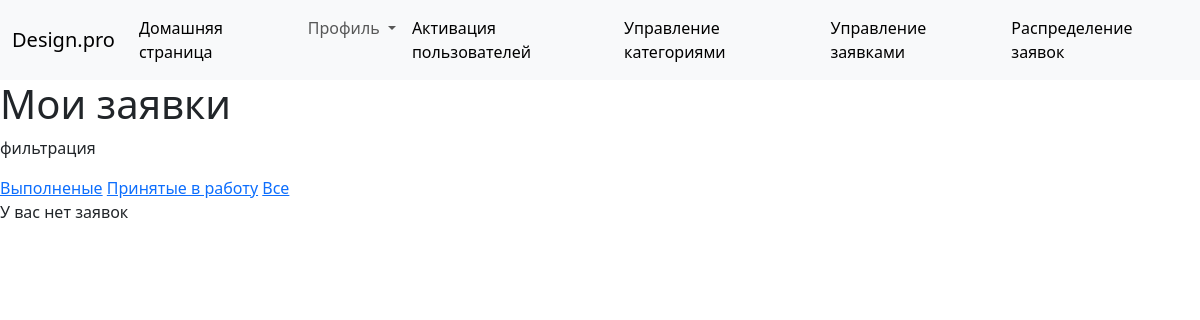
/studio/pleasn/ (signed in), run on an earlier commit of the app's database.
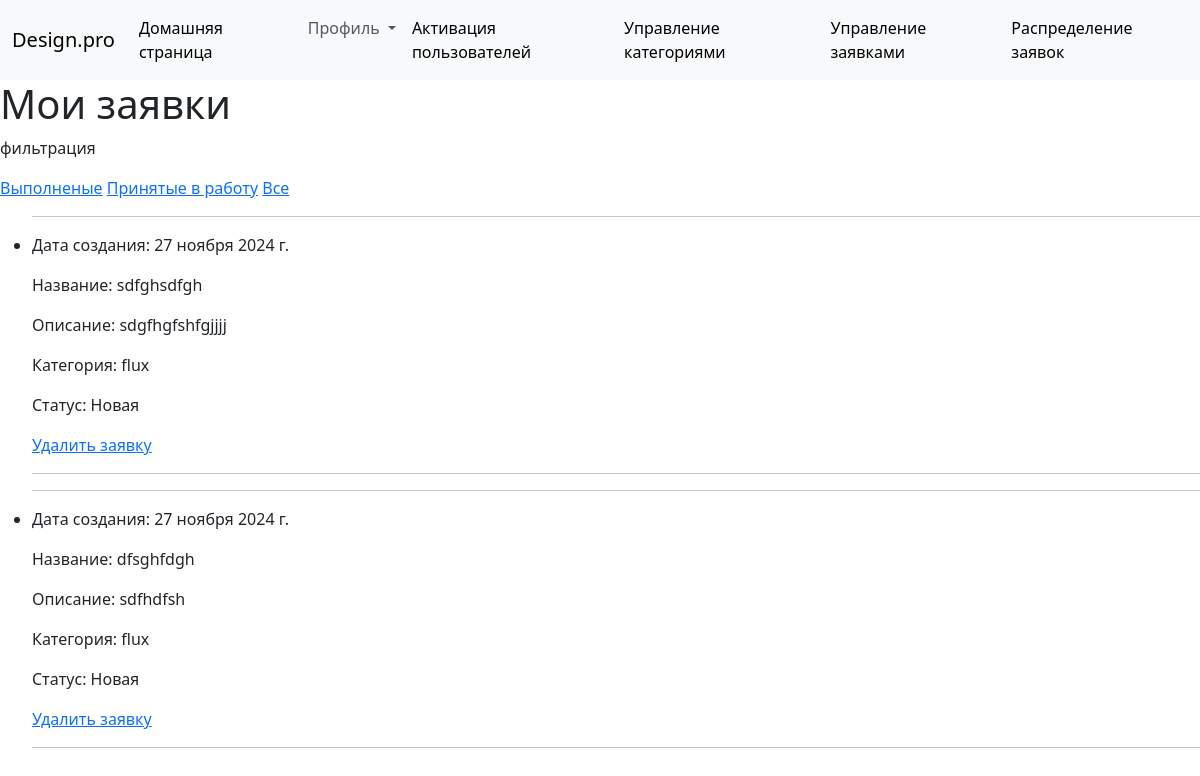
And on a later commit of the database.
### studio/models.py (models this page shows, shortened)
class Plea(models.Model):
    name = models.CharField(max_length=50)
    description = models.TextField(max_length=1000, help_text="Введите описание заявки")
    category = models.ForeignKey('Category', on_delete=models.CASCADE, null=True, help_text="Выберите категорию заявки")
    plan = models.ImageField(upload_to ='images/', null=True)
    author = models.ForeignKey(User, on_delete=models.SET_NULL, null=True, blank=True)
    creationDate = models.DateField(default=date.today)
    comentary = models.TextField(max_length=1000, null=True)
    design = models.ImageField(upload_to ='images/', null=True)
    adminUserName = models.CharField(max_length=150, null=True, blank=True)
    LOAN_STATUS = (
        ('n', 'Новая'),
        ('c', 'Выполнено'),
        ('i', 'принято в работу')
    )
    status = models.CharField(max_length=1, choices=LOAN_STATUS, blank=True, default='n', help_text='Статус заявки')
    def get_absolute_url(self):
        return reverse('plea-detail', args=[str(self.id)])

class Category(models.Model):
    name = models.CharField(
        max_length=200,
        unique=True,
        help_text="Введите категорию"
    )
    def __str__(self):
        return self.name
    class Meta:
        constraints = [
            UniqueConstraint(
                Lower('name'),
                name='genre_name_case_insensitive_unique',
                violation_error_message = "Жанр уже существует (совпадение без учета регистра)"
            ),
        ]

### studio/views.py (the view)
class PleaListViewN(LoginRequiredMixin,generic.ListView):
    model = Plea
    template_name ='studio/plea_list_n.html'
    def get_queryset(self):
        return Plea.objects.filter(author=self.request.user).order_by('creationDate').filter(status='n')

### studio/templates/studio/plea_list_n.html
{% extends "base_generic.html" %}
{% block content %}
  <h1>Мои заявки</h1>
  <p>фильтрация</p>
  <a href="{% url 'pleas_c'%}">Выполненые</a>
  <a href="{% url 'pleas_i'%}">Принятые в работу</a>
  <a href="{% url 'pleas'%}">Все</a>
  {% if plea_list %}
    <ul>
      {% for plea in plea_list %}
      <li>
        <hr>
        <p>Дата создания: {{ plea.creationDate }}</p>
        <p>Название: {{ plea.name }}</p>
        <p>Описание: {{ plea.description }}</p>
        <p>Категория: {{ plea.category }}</p>
        {% if plea.status == 'n' %}
        <p>Статус: Новая</p>
        {% elif plea.status == 'c' %}
        <p>Статус: Выполнено</p>
        {% else %}
        <p>Статус: принято в работу</p>
        {% endif %}
        <a href="{{ plea.get_absolute_url }}/delete/">Удалить заявку</a>
        <hr>
      </li>
      {% endfor %}
    </ul>
  {% else %}
    <p>У вас нет заявок</p>
  {% endif %}
{% endblock %}

What changed in the data, as far as the page shows it:
added Plea: creationDate "27 ноября 2024 г.", name "sdfghsdfgh", description "sdgfhgfshfgjjjj", category "flux", status "Статус: Новая"
added Plea: creationDate "27 ноября 2024 г.", name "dfsghfdgh", description "sdfhdfsh", category "flux", status "Статус: Новая"
Also different on the page:
text no longer shown: "У вас нет заявок"
